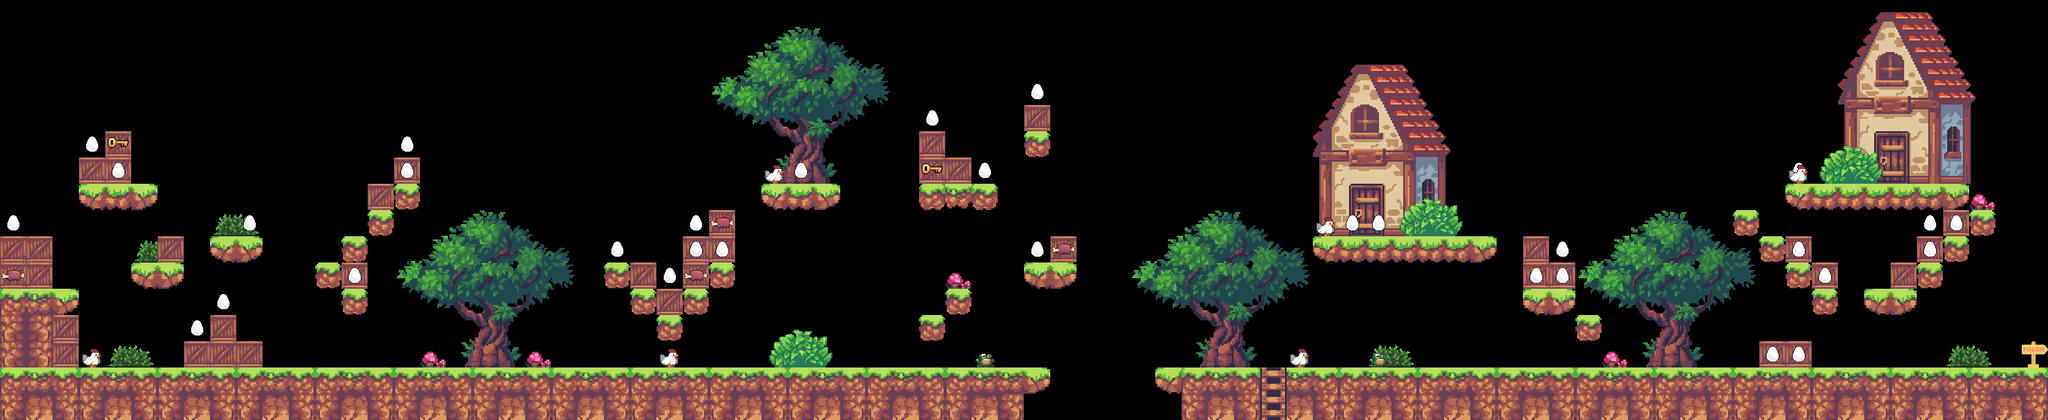

Rendered tile map (Tiled .tmx) drawn with the repository's tilesets; below, a short description and the map source with its tile grids summarised:
An orthogonal 78x16 tile map with 50x50 px tiles, 10 tile layers (home, enviroment, block, box, ...), 9 tilesets and 50 objects.

<map version="1.10" tiledversion="1.11.2" orientation="orthogonal" renderorder="right-down" width="78" height="16" tilewidth="50" tileheight="50" infinite="0" nextlayerid="12" nextobjectid="58">
 <tileset firstgid="1" name="tilemap" tilewidth="50" tileheight="50" tilecount="35" columns="7">
  <image source="../images/map/tilemap.png" width="350" height="250" />
 </tileset>
 <tileset firstgid="36" name="home" tilewidth="50" tileheight="50" tilecount="42" columns="6">
  <image source="../images/map/home.png" width="300" height="350" />
 </tileset>
 <tileset firstgid="78" name="tree" tilewidth="50" tileheight="50" tilecount="42" columns="7">
  <image source="../images/map/tree.png" width="350" height="300" />
 </tileset>
 <tileset firstgid="120" name="key" tilewidth="50" tileheight="50" tilecount="1" columns="1">
  <image source="../images/map/key.png" width="50" height="50" />
 </tileset>
 <tileset firstgid="121" name="egg" tilewidth="50" tileheight="50" tilecount="1" columns="1">
  <image source="../images/map/egg.png" width="50" height="50" />
 </tileset>
 <tileset firstgid="122" name="meat" tilewidth="50" tileheight="50" tilecount="1" columns="1">
  <image source="../images/map/meat.png" width="50" height="50" />
 </tileset>
 <tileset firstgid="123" name="enemy" tilewidth="50" tileheight="50" tilecount="1" columns="1">
  <image source="../images/enemy.png" width="50" height="50" />
 </tileset>
 <tileset firstgid="124" name="enemy_2" tilewidth="50" tileheight="50" tilecount="1" columns="1">
  <image source="../images/enemy_2.png" width="50" height="50" />
 </tileset>
 <tileset firstgid="125" name="finish" tilewidth="50" tileheight="50" tilecount="1" columns="1">
  <image source="../images/map/finish.png" width="50" height="50" />
 </tileset>
 <objectgroup id="5" name="Collision Layer">
  <object id="5" x="0" y="450" width="100" height="350" />
  <object id="6" x="100" y="550" width="50" height="250" />
  <object id="7" x="150" y="700" width="1800" height="100" />
  <object id="8" x="1950" y="700" width="50" height="50" />
  <object id="9" x="2200" y="700" width="50" height="50" />
  <object id="10" x="2250" y="700" width="150" height="100" />
  <object id="11" x="2450" y="700" width="950" height="100" />
  <object id="12" x="3400" y="700" width="500" height="100" />
  <object id="13" x="250" y="500" width="100" height="50" />
  <object id="14" x="300" y="450" width="50" height="50" />
  <object id="16" x="150" y="350" width="150" height="50" />
  <object id="17" x="150" y="300" width="100" height="50" />
  <object id="18" x="200" y="250" width="50" height="50" />
  <object id="19" x="400" y="450" width="100" height="50" />
  <object id="20" x="400" y="600" width="50" height="50" />
  <object id="21" x="350" y="650" width="150" height="50" />
  <object id="22" x="600" y="500" width="50" height="50" />
  <object id="23" x="650" y="450" width="50" height="150" />
  <object id="24" x="700" y="350" width="50" height="100" />
  <object id="25" x="750" y="300" width="50" height="100" />
  <object id="26" x="1150" y="500" width="100" height="50" />
  <object id="27" x="1200" y="550" width="100" height="50" />
  <object id="28" x="1250" y="600" width="50" height="50" />
  <object id="29" x="1300" y="450" width="50" height="150" />
  <object id="30" x="1350" y="400" width="50" height="150" />
  <object id="31" x="1450" y="350" width="150" height="50" />
  <object id="32" x="1750" y="600" width="50" height="50" />
  <object id="33" x="1800" y="550" width="50" height="50" />
  <object id="34" x="1750" y="250" width="50" height="150" />
  <object id="35" x="1800" y="300" width="50" height="100" />
  <object id="36" x="1850" y="350" width="50" height="50" />
  <object id="37" x="1950" y="200" width="50" height="100" />
  <object id="38" x="1950" y="500" width="100" height="50" />
  <object id="39" x="2000" y="450" width="50" height="50" />
  <object id="40" x="2500" y="450" width="350" height="50" />
  <object id="41" x="2900" y="450" width="50" height="150" />
  <object id="42" x="2950" y="500" width="50" height="100" />
  <object id="43" x="3000" y="600" width="50" height="50" />
  <object id="44" x="3300" y="400" width="50" height="50" />
  <object id="45" x="3350" y="450" width="100" height="50" />
  <object id="46" x="3400" y="500" width="100" height="50" />
  <object id="47" x="3450" y="550" width="50" height="50" />
  <object id="48" x="3350" y="650" width="100" height="50" />
  <object id="49" x="3550" y="550" width="100" height="50" />
  <object id="50" x="3600" y="500" width="100" height="50" />
  <object id="51" x="3650" y="450" width="100" height="50" />
  <object id="52" x="3700" y="400" width="100" height="50" />
  <object id="53" x="3400" y="350" width="350" height="50" />
  <object id="56" x="3900" y="0.0763662" width="50" height="700.333" />
  <object id="57" x="2400" y="800" width="50" />
 </objectgroup>
 <layer id="4" name="home" width="78" height="16">
  <data>[1248 cells, 84 non-empty, 42 distinct tile ids]</data>
 </layer>
 <layer id="3" name="enviroment" width="78" height="16">
  <data>[1248 cells, 197 non-empty, 51 distinct tile ids]</data>
 </layer>
 <layer id="1" name="block" width="78" height="16">
  <data>[1248 cells, 207 non-empty, 14 distinct tile ids]</data>
 </layer>
 <layer id="2" name="box" width="78" height="16">
  <data>[1248 cells, 38 non-empty, 1 distinct tile ids]</data>
 </layer>
 <layer id="6" name="key" width="78" height="16">
  <data>[1248 cells, 2 non-empty, 1 distinct tile ids]</data>
 </layer>
 <layer id="7" name="egg" width="78" height="16">
  <data>[1248 cells, 32 non-empty, 1 distinct tile ids]</data>
 </layer>
 <layer id="8" name="meat" width="78" height="16">
  <data>[1248 cells, 4 non-empty, 1 distinct tile ids]</data>
 </layer>
 <layer id="9" name="enemy" width="78" height="16">
  <data>[1248 cells, 6 non-empty, 1 distinct tile ids]</data>
 </layer>
 <layer id="10" name="frog" width="78" height="16">
  <data>[1248 cells, 2 non-empty, 1 distinct tile ids]</data>
 </layer>
 <layer id="11" name="finish" width="78" height="16">
  <data>[1248 cells, 1 non-empty, 1 distinct tile ids]</data>
 </layer>
</map>